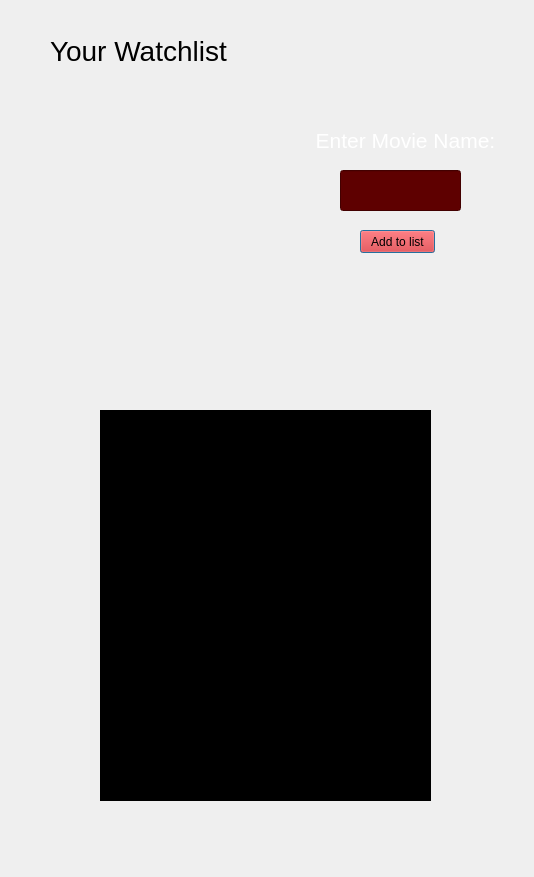
<?xml version="1.0" encoding="UTF-8"?>
<ui version="4.0">
 <class>Dialog</class>
 <widget class="QDialog" name="Dialog">
  <property name="geometry">
   <rect>
    <x>0</x>
    <y>0</y>
    <width>534</width>
    <height>877</height>
   </rect>
  </property>
  <property name="minimumSize">
   <size>
    <width>534</width>
    <height>877</height>
   </size>
  </property>
  <property name="maximumSize">
   <size>
    <width>534</width>
    <height>877</height>
   </size>
  </property>
  <property name="windowTitle">
   <string>Dialog</string>
  </property>
  <property name="styleSheet">
   <string notr="true">QDialog {
    background-image: url(:/pic/WatchlistDialog.jpg);
    background-repeat: no-repeat;
    background-position: center;
}


QDialog QWidget {
    background-color: rgba(255, 255, 255, 0);  /* Transparent background for child widgets */
}

</string>
  </property>
  <widget class="QLabel" name="label">
   <property name="geometry">
    <rect>
     <x>50</x>
     <y>0</y>
     <width>181</width>
     <height>101</height>
    </rect>
   </property>
   <property name="font">
    <font>
     <pointsize>21</pointsize>
    </font>
   </property>
   <property name="text">
    <string>Your Watchlist</string>
   </property>
  </widget>
  <widget class="QLabel" name="label_2">
   <property name="geometry">
    <rect>
     <x>300</x>
     <y>110</y>
     <width>211</width>
     <height>61</height>
    </rect>
   </property>
   <property name="font">
    <font>
     <pointsize>16</pointsize>
    </font>
   </property>
   <property name="styleSheet">
    <string notr="true"/>
   </property>
   <property name="text">
    <string>&lt;html&gt;&lt;head/&gt;&lt;body&gt;&lt;p align=&quot;center&quot;&gt;&lt;span style=&quot; color:#ffffff;&quot;&gt;Enter Movie Name:&lt;/span&gt;&lt;/p&gt;&lt;/body&gt;&lt;/html&gt;</string>
   </property>
  </widget>
  <widget class="QLineEdit" name="lineEdit">
   <property name="geometry">
    <rect>
     <x>340</x>
     <y>170</y>
     <width>121</width>
     <height>41</height>
    </rect>
   </property>
   <property name="font">
    <font>
     <pointsize>12</pointsize>
    </font>
   </property>
   <property name="styleSheet">
    <string notr="true">background-color: rgb(94, 0, 0);</string>
   </property>
  </widget>
  <widget class="QPushButton" name="pushButton">
   <property name="geometry">
    <rect>
     <x>360</x>
     <y>230</y>
     <width>75</width>
     <height>23</height>
    </rect>
   </property>
   <property name="styleSheet">
    <string notr="true">background-color: rgb(255, 0, 0);</string>
   </property>
   <property name="text">
    <string>Add to list</string>
   </property>
  </widget>
  <widget class="QListWidget" name="listWidget">
   <property name="geometry">
    <rect>
     <x>100</x>
     <y>410</y>
     <width>331</width>
     <height>391</height>
    </rect>
   </property>
   <property name="font">
    <font>
     <pointsize>15</pointsize>
    </font>
   </property>
   <property name="styleSheet">
    <string notr="true">background-color: rgb(0, 0, 0);
color: rgb(255, 255, 255);
border-color: rgb(0, 0, 0);</string>
   </property>
  </widget>
 </widget>
 <resources>
  <include location="resource.qrc"/>
 </resources>
 <connections/>
</ui>
